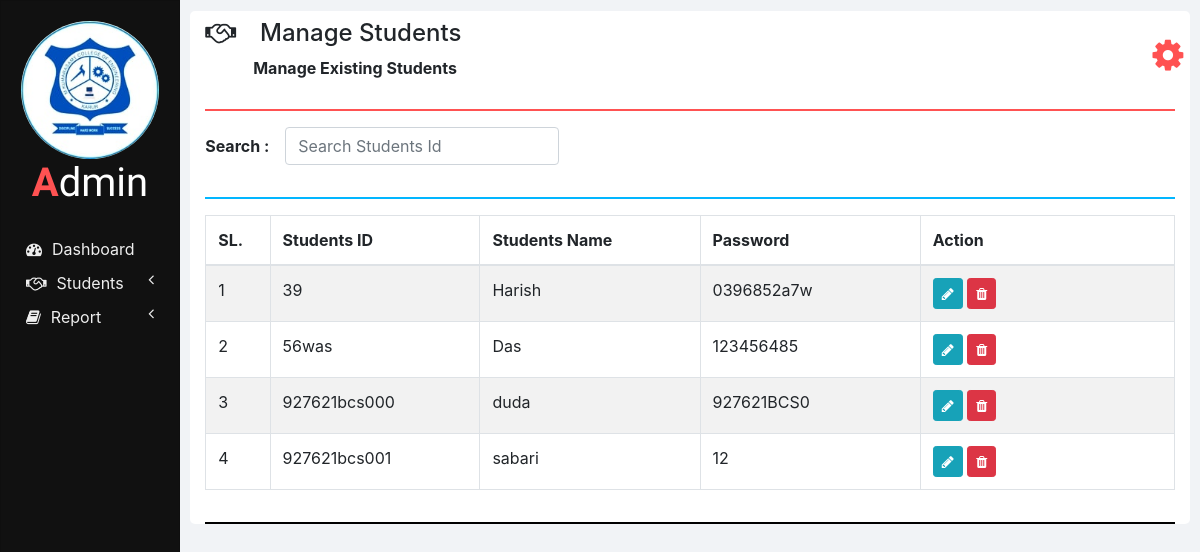
/manage_customer.php, run on an earlier commit of the app's database.
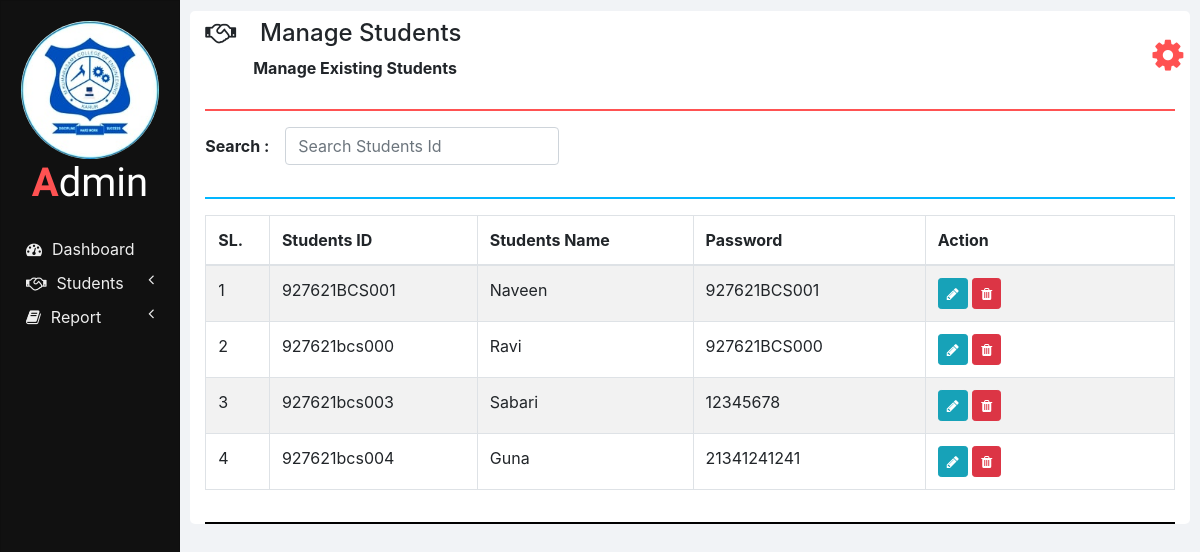
And on a later commit of the database.
### tables this page shows
CREATE TABLE `customers` (
  `ID` varchar(20) NOT NULL,
  `NAME` varchar(50) NOT NULL,
  `PASSWORD` varchar(20) NOT NULL,
  `EMAIL` varchar(50) DEFAULT '0',
  `CONTACT_NUMBER` bigint(10) DEFAULT NULL
);

### php/manage_customer.php (the view, shortened to what this page needs)
<?php
  function showCustomers($id) {
    require "db_connection.php";
    if($con) {
      $seq_no = 0;
      $query = "SELECT * FROM customers";
      $result = mysqli_query($con, $query);
      while($row = mysqli_fetch_array($result)) {
        $seq_no++;
        if($row['ID'] == $id)
          showEditOptionsRow($seq_no, $row);
        else
          showCustomerRow($seq_no, $row);
      }
    }
  }
  function showCustomerRow($seq_no, $row) {
    ?>
    <tr>
      <td><?php echo $seq_no; ?></td>
      <td><?php echo $row['ID'] ?></td>
      <td><?php echo $row['NAME']; ?></td>
      <td><?php echo $row['PASSWORD']; ?></td>
      <td>
        <button href="" class="btn btn-info btn-sm" onclick="editCustomer('<?php echo $row['ID']; ?>');">
          <i class="fa fa-pencil"></i>
        </button>
        <button class="btn btn-danger btn-sm" onclick="deleteCustomer('<?php echo $row['ID']; ?>');">
          <i class="fa fa-trash"></i>
        </button>
      </td>
    </tr>
    <?php
  }
    ?>

### manage_customer.php (shortened to what this page needs)
<!DOCTYPE html>
<html lang="en" dir="ltr">
  <head>
    <link rel="stylesheet" href="bootstrap/css/bootstrap.min.css">
    <link rel="stylesheet" href="https://use.fontawesome.com/releases/v5.3.1/css/all.css">
    <link rel="stylesheet" href="https://cdnjs.cloudflare.com/ajax/libs/font-awesome/4.7.0/css/font-awesome.min.css">
    <link rel="stylesheet" href="css/sidenav.css">
    <link rel="stylesheet" href="css/home.css">
  </head>
  <body style="max-height: 100%;">
    <div class="container-fluid">
      <div class="container">
        <?php
          require "php/header.php";
          createHeader('handshake', 'Manage Students', 'Manage Existing Students');
        ?>
        <div class="row">
          <div class="col-md-12 form-group form-inline">
            <label class="font-weight-bold" for="">Search :&emsp;</label>
            <input type="text" class="form-control" id="searchInput" placeholder="Search Students Id " oninput = "searchCustomer()  " autocomplete = "off">
          </div>
          <div class="col col-md-12">
            <hr class="col-md-12" style="padding: 0px; border-top: 2px solid  #02b6ff;">
          </div>
          <div class="col col-md-12 table-responsive">
            <div class="table-responsive">
              <table class="table table-bordered table-striped table-hover">
                <thead>
                  <tr>
                    <th style="width: 2%;">SL.</th>
                    <th style="width: 10%;">Students ID</th>
                    <th style="width: 13%;">Students Name</th>
                    <th style="width: 13%;">Password</th>
                    <th style="width: 15%;">Action</th>
                  </tr>
                </thead>
                <tbody id="customers_div">
                  <?php
                    require 'php/manage_customer.php';
                    showCustomers(0);
                  ?>
                </tbody>
              </table>
            </div>
          </div>
        </div>
        <hr style="border-top: 2px solid #000000;">
      </div>
    </div>
  </body>
</html>

### php/header.php
<?php
  function createHeader($icon, $heading, $sub_heading) {
    echo '
    <section class="row content-header">
      <div class="header-title col-md-11">
        <p class="h4 pt-2"><i class="fa fa-'.$icon.'"></i>&emsp;'.$heading.'</p>
        &emsp;&emsp;&emsp;<small class="font-weight-bold h6">'.$sub_heading.'</small>
      </div>
      <div class="col-md-1 user_options">
        <button class="col col-md-1 m-3" onclick="showOptions();">
          <i class="fa fa-gear"></i>
        </button>
        <div id="mark"><i class="fa fa-play fa-rotate-270"></i></div>
        <ul id="options" class="options list-unstyled" style="display: none;">
          <li>
            <a href="my_profile.php"><i class="fa fa-user"></i><span>My Profile</span></a>
          </li>
          <li>
            <a href="change_password.php"><i class="fa fa-edit"></i><span>Change Password</span></a>
          </li>
          <li>
            <a href="logout.php"><i class="fa fa-key"></i><span>Logout</span></a>
          </li>
        </ul>
      </div>
    </section>
    <hr style="border-top: 2px solid #ff5252;">
    ';
  }
?>

### css/sidenav.css (style rules this page uses)
body { background-color: #f1f3f6; }
.sidenav { width: 15%; height: 100vh; background-color: #222222; position: fixed; z-index: 1; flex: 1 0 auto; }
.card { width: 100%; height: 100%; top: 0; border-radius: 0; background-color: #111111; }
.logo .logo-caption { font-family: 'Poiret One', cursive; color: #ffffff; text-align: center; margin-bottom: 25px; }
.logo .profile { margin-left: 50%; border-radius: 50%; transform: translate(-50%); }
.logo .tweak { color: #ff5252; font-weight: bold; }
.main-menu-item { padding: 5px 5px; cursor: pointer; }
.main-menu-item > a { color: #eeeeee; text-decoration: none; font-size: 16px; }
.main-menu-item > a > span { margin-left: 10px; }

### css/home.css (style rules this page uses)
html, body { height: 100vh; }
.container-fluid { margin-left: 15%; width: 85%; background: #f1f3f6; padding: 1px 0 0 0; flex: 1 0 auto; }
.container { margin: 0; max-width: 98%; margin: 1%; background-color: #ffffff; border-radius: 5px; }
.user_options button { max-width: 50px; max-height: 50px; font-size: 36px; background-color: #ffffff; color: #ff5252; border: none; outline: none; }

What changed in the data, as far as the page shows it:
removed customers: seq_no "1", ID "39", NAME "Harish", PASSWORD "0396852a7w"
removed customers: seq_no "2", ID "56was", NAME "Das", PASSWORD "123456485"
removed customers: seq_no "4", ID "927621bcs001", NAME "sabari", PASSWORD "12"
added customers: seq_no "1", ID "927621BCS001", NAME "Naveen", PASSWORD "927621BCS001"
changed customers "927621bcs000": seq_no "3" → "2"; NAME "duda" → "Ravi"; PASSWORD "927621BCS0" → "927621BCS000"
added customers: seq_no "3", ID "927621bcs003", NAME "Sabari", PASSWORD "12345678"
added customers: seq_no "4", ID "927621bcs004", NAME "Guna", PASSWORD "21341241241"
